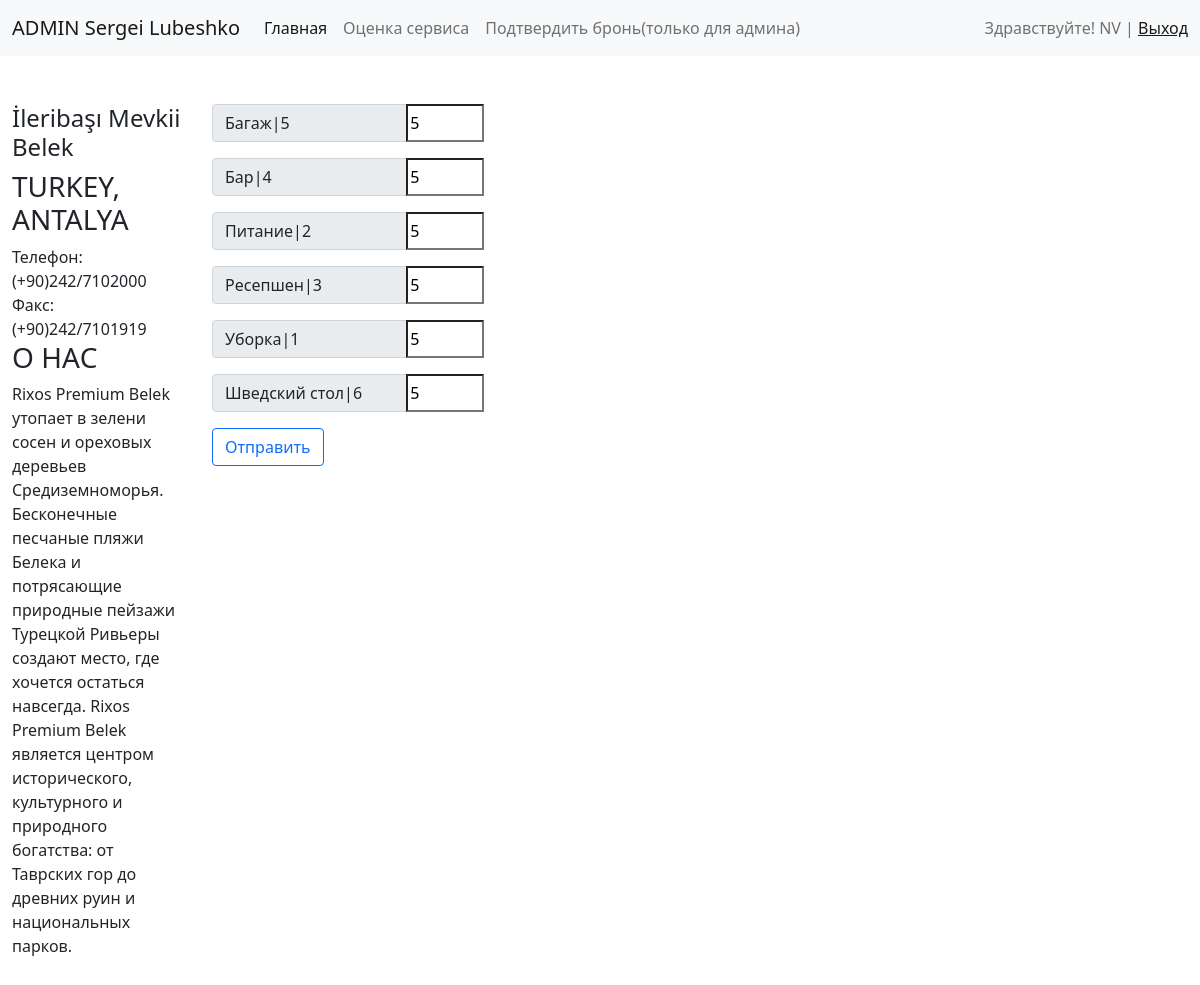
Page /service/ (signed in) on the committed database.
### hotel/models.py (models this page shows, shortened)
class TypeService(models.Model):
    title = models.CharField(max_length=50, verbose_name="Вид сервиса", unique=True)
    users = models.ManyToManyField(User, through="ServiceHotel", related_name='users_types')
    class Meta:
        ordering = ["title"]

### hotel/views.py (the view, shortened to what this page needs)
# urls.py: path('service/', service, name ='service' )
def service(request):
    serv = TypeService.objects.all()
    len_serv = len(serv)
    return render(request, 'hotel/service.html', context={'services': serv})

### hotel/templates/hotel/service.html (shortened to what this page needs)
{% extends "base.html" %}
{% block content %}
    <form action="{% url 'service' %}" method="post">
        {% for service in services %}
            <div class="input-group mb-3">
                <span class="input-group-text" id="inputGroup-sizing-default" style="width: 20%"
                      name="{{ service.title }}">{{ service.title }}|{{ service.id }}</span>
                <input type="number" name="{{ service.id }}" min="1" max="5" value="5" required="True">
            </div>
        {% endfor %}
        <button type="submit" class="btn btn-outline-primary">Отправить</button>
    </form>
{% endblock %}

### templates/inc/_inc.html (shortened to what this page needs)
<nav class="navbar navbar-expand-lg navbar-light bg-light">
    <div class="container-fluid">
        <a class="navbar-brand" href="http://127.0.0.1:8000/admin">ADMIN Sergei Lubeshko</a>
        <div class="collapse navbar-collapse" id="navbarText">
            <ul class="navbar-nav me-auto mb-2 mb-lg-0">
                <li class="nav-item">
                    <a class="nav-link active" aria-current="page" href={% url 'home' %}>Главная</a>
                </li>
                <li class="nav-item">
                    <a class="nav-link"href={% url 'service' %}>Оценка сервиса</a>
                </li>
                <li class="nav-item">
                    <a class="nav-link" href="#">Подтвердить бронь(только для админа)</a>
                </li>
            </ul>
            <span class="navbar-text">
                {% if request.user.is_authenticated %}
                    Здравствуйте! {{ user.username }} | <a href="{% url 'logout' %}">Выход</a>
                {% else %}
                    <a href={% url "register" %}>Регистрация </a> | <a href={% url "login" %}>Авторизация</a>
                {% endif %}
      </span>
        </div>
    </div>
</nav>

### rows in the picture
TypeService: title "Багаж", id "5"
TypeService: title "Бар", id "4"
TypeService: title "Питание", id "2"
TypeService: title "Ресепшен", id "3"
TypeService: title "Уборка", id "1"
TypeService: title "Шведский стол", id "6"

### other values in the picture
{{ user.username }} "NV"
